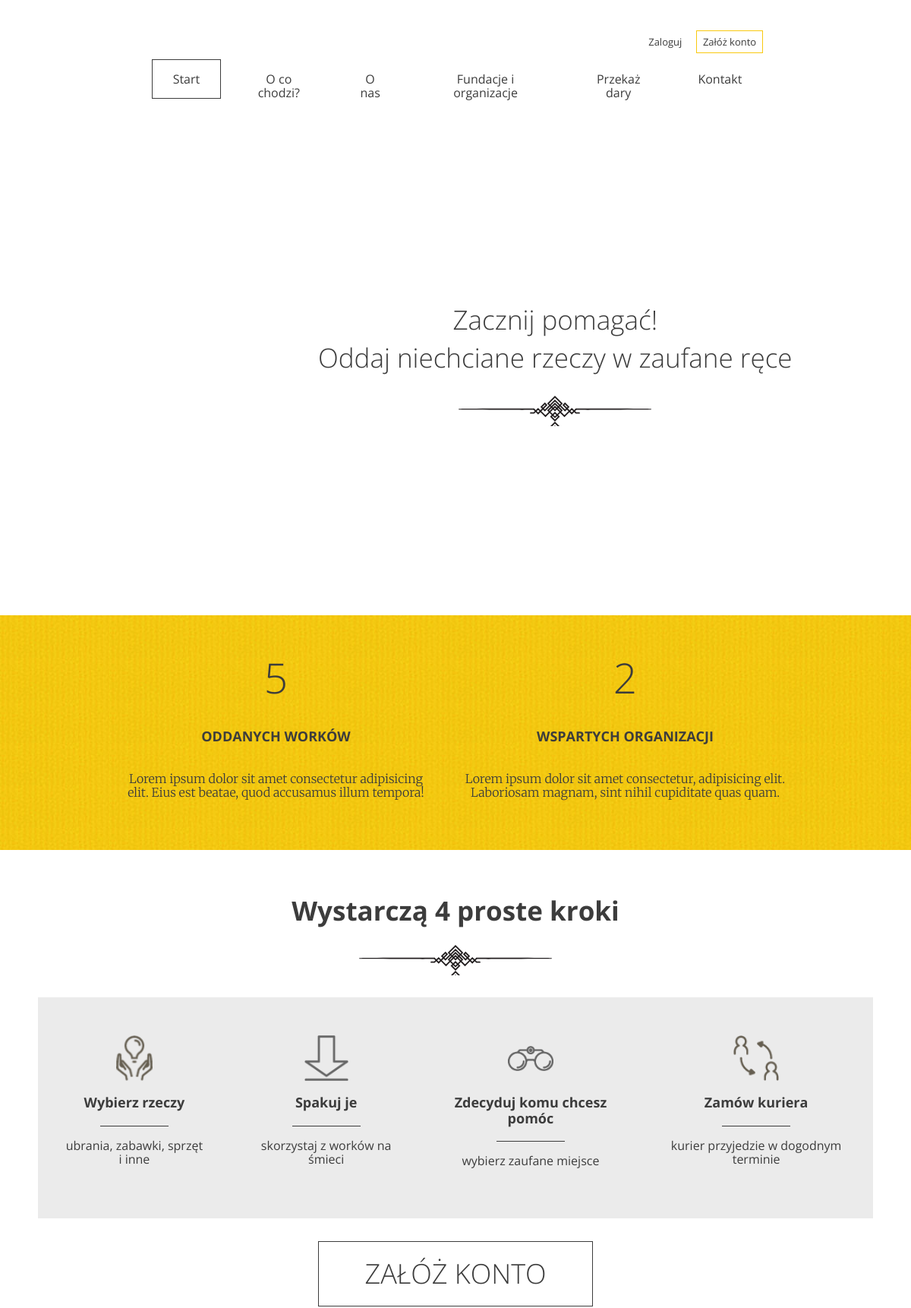
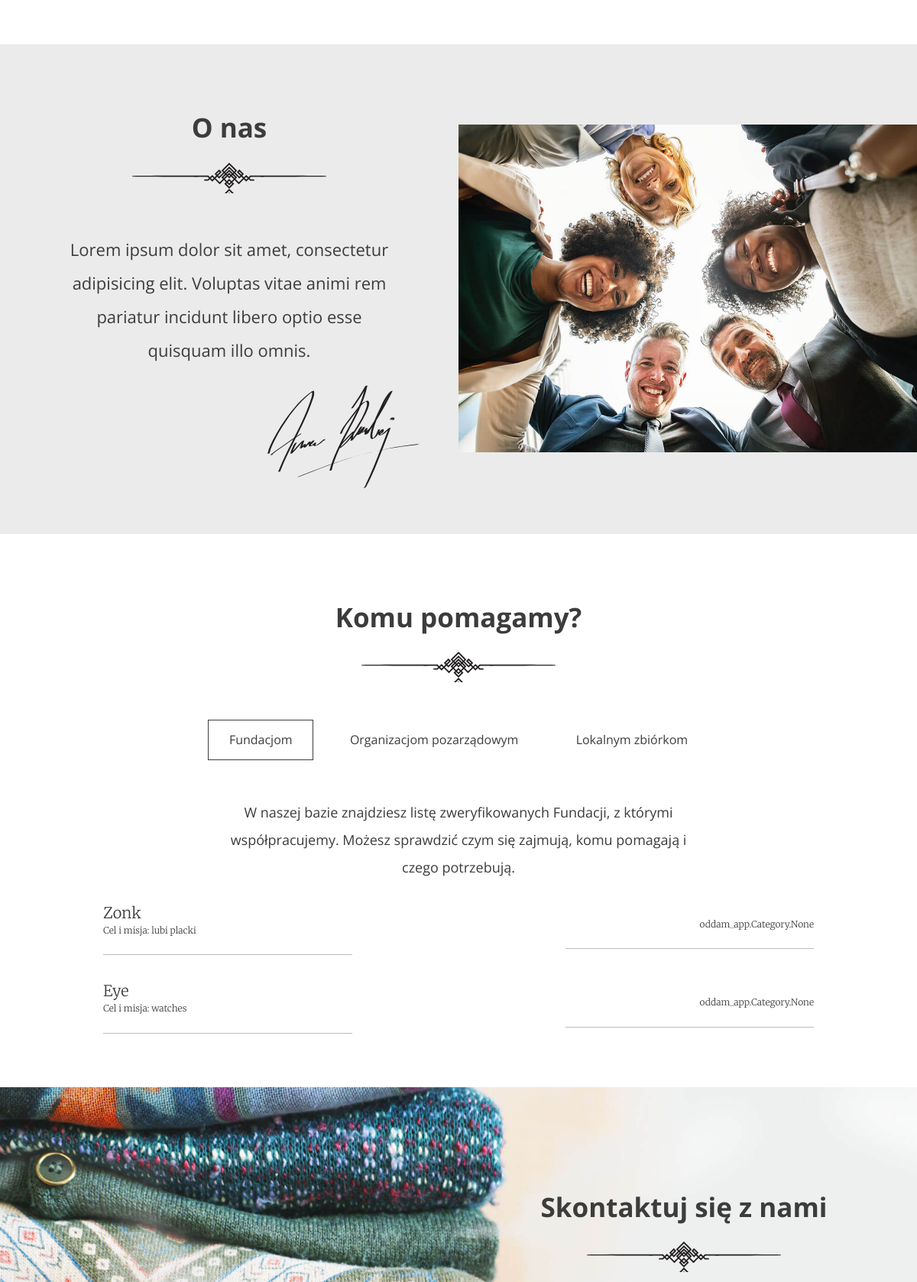
The page / (upper part) on the database its author committed (2 pictures, top to bottom).
### oddam_app/models.py (models this page shows)
class Institution(models.Model):
    INSTITUTION_TYPES = [
        (0, "fundacja"),
        (1, "organizacja_pozarzadowa"),
        (2, "zbiorka_lokalna"),
    ]
    name = models.CharField(max_length=100)
    description = models.TextField(max_length=500)
    type = models.IntegerField(choices=INSTITUTION_TYPES, default=0)
    categories = models.ManyToManyField(Category, through='CategoryInstitution')

### oddam_app/views.py (the view)
# urls.py: path('', IndexView.as_view(), name='index'),
class IndexView(View):
    def get(self, request):
        donations_list = Donation.objects.all()
        liczba_oddanych_workow = 0
        liczba_wspartych_organizacji = 0
        for donation in donations_list:
            liczba_oddanych_workow = liczba_oddanych_workow + donation.quantity
            liczba_wspartych_organizacji = liczba_wspartych_organizacji + 1
        institutions_foundations = Institution.objects.filter(type=0)
        institutions_organisations = Institution.objects.filter(type=1)
        institutions_local = Institution.objects.filter(type=2)
        return render(request, 'index.html', {'liczba_wspartych_organizacji':liczba_wspartych_organizacji,
                                              'liczba_oddanych_workow':liczba_oddanych_workow,
                                              'institutions_foundations':institutions_foundations,
                                              'institutions_organisations':institutions_organisations,
                                              'institutions_local':institutions_local})

### templates/index.html (shortened to what this page needs)
{% extends 'base.html' %}
{% block content %}
      <div class="slogan container container--90">
        <div class="slogan--item">
          <h1>
            Zacznij pomagać!<br />
            Oddaj niechciane rzeczy w zaufane ręce
          </h1>
        </div>
      </div>
    </header>
    <section id="stats" class="stats">
      <div class="container container--85">
        <div class="stats--item">
          <em>{{ liczba_oddanych_workow }}</em>
          <h3>Oddanych worków</h3>
          <p>Lorem ipsum dolor sit amet consectetur adipisicing elit. Eius est beatae, quod accusamus illum tempora!</p>
        </div>
        <div class="stats--item">
          <em>{{ liczba_wspartych_organizacji }}</em>
          <h3>Wspartych organizacji</h3>
          <p>Lorem ipsum dolor sit amet consectetur, adipisicing elit. Laboriosam magnam, sint nihil cupiditate quas quam.</p>
        </div>
      </div>
    </section>
    <section id="steps" class="steps">
      <h2>Wystarczą 4 proste kroki</h2>
      <div class="steps--container">
        <div class="steps--item">
          <span class="icon icon--hands"></span>
          <h3>Wybierz rzeczy</h3>
          <p>ubrania, zabawki, sprzęt i inne</p>
        </div>
        <div class="steps--item">
          <span class="icon icon--arrow"></span>
          <h3>Spakuj je</h3>
          <p>skorzystaj z worków na śmieci</p>
        </div>
        <div class="steps--item">
          <span class="icon icon--glasses"></span>
          <h3>Zdecyduj komu chcesz pomóc</h3>
          <p>wybierz zaufane miejsce</p>
        </div>
        <div class="steps--item">
          <span class="icon icon--courier"></span>
          <h3>Zamów kuriera</h3>
          <p>kurier przyjedzie w dogodnym terminie</p>
        </div>
      </div>
      <a href="{% url 'register' %}#register" class="btn btn--large">Załóż konto</a>
    </section>
    <section id="about-us" class="about-us">
      <div class="about-us--text">
        <h2>O nas</h2>
        <p>Lorem ipsum dolor sit amet, consectetur adipisicing elit. Voluptas vitae animi rem pariatur incidunt libero optio esse quisquam illo omnis.</p>
        <img src="images/signature.svg" class="about-us--text-signature" alt="Signature" />
      </div>
      <div class="about-us--image"><img src="images/about-us.jpg" alt="People in circle" /></div>
    </section>
     <section id="help" class="help">
      <h2>Komu pomagamy?</h2>
      <ul class="help--buttons">
        <li data-id="1"><a href="#" class="btn btn--without-border active">Fundacjom</a></li>
        <li data-id="2"><a href="#" class="btn btn--without-border">Organizacjom pozarządowym</a></li>
        <li data-id="3"><a href="#" class="btn btn--without-border">Lokalnym zbiórkom</a></li>
      </ul>
      <div class="help--slides active" data-id="1">
        <p>W naszej bazie znajdziesz listę zweryfikowanych Fundacji, z którymi współpracujemy. Możesz sprawdzić czym się zajmują, komu pomagają i czego potrzebują.</p>
        <ul class="help--slides-items">
          {% for object in institutions_foundations %}
          <li>
            <div class="col">
              <div class="title">{{ object.name }}</div>
              <div class="subtitle">Cel i misja: {{ object.description }}</div>
            </div>
            <div class="col"><div class="text">{{ object.categories }}</div></div>
          </li>
          {% endfor %}
      </div>
    </section>
{% endblock %}

### rows shown on the page
Institution: name "Zonk", description "lubi placki", categories "oddam_app.Category.None"
Institution: name "Eye", description "watches", categories "oddam_app.Category.None"

### other values the page prints
{{ liczba_oddanych_workow }} "5"
{{ liczba_wspartych_organizacji }} "2"
